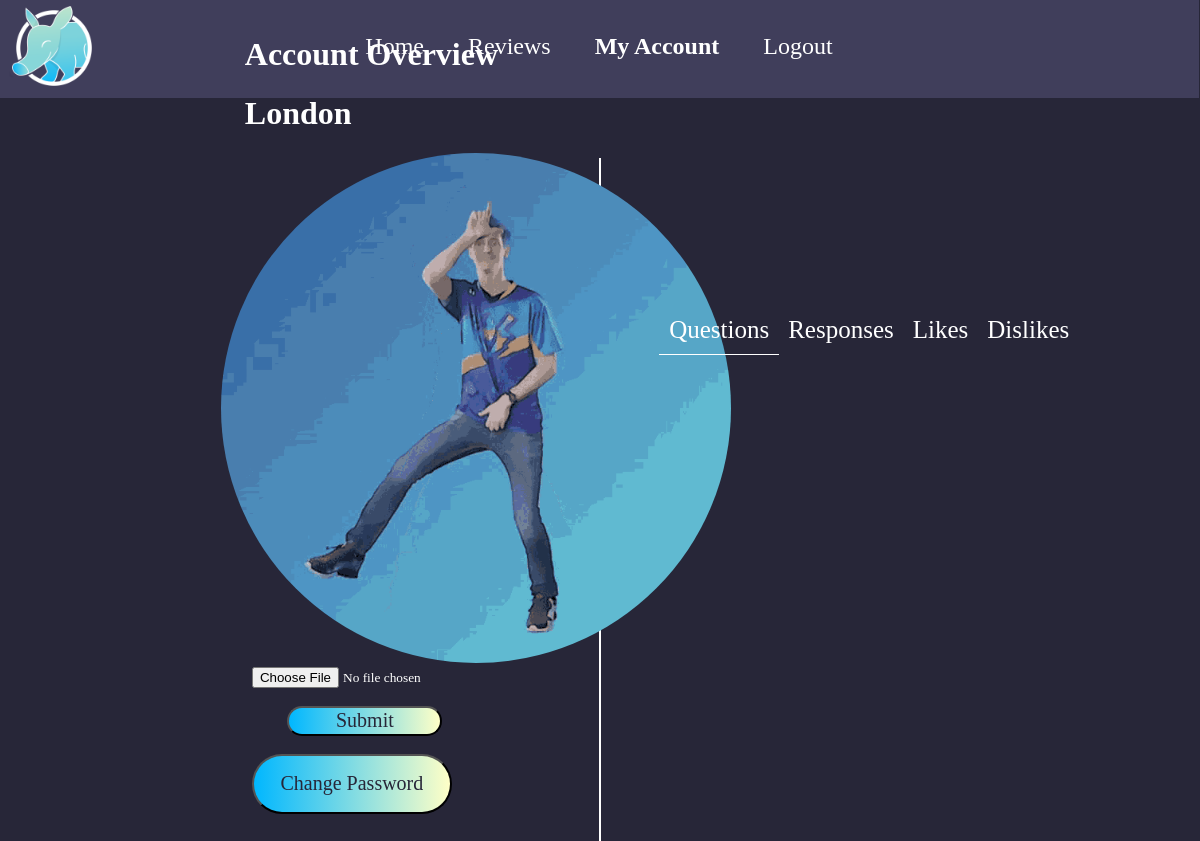
Screenshot of /profile (signed in) with the database file from the repository.
### models.py (models this page shows, shortened)
class User(db.Model):
    id = db.Column("id", db.Integer, primary_key=True)
    name = db.Column("name", db.String(100))
    email = db.Column("email", db.String(100))
    password = db.Column("password", db.String(50), nullable=False)
    registered_on = db.Column(db.DateTime, nullable=False)
    questions = db.relationship("Question", backref="user", lazy=True)
    comments = db.relationship("Comment", backref="user", lazy=True)
    filename = db.Column("filename", db.String(150), nullable=False, server_default='LDance.gif')
    liked = db.relationship("Like", foreign_keys="Like.user_id", backref="user", lazy='dynamic')

### routing.py (the view)
@app.route('/profile')
def profile():
    if session.get('user'):
        my_user = db.session.query(User).filter_by(id=session['user_id'])
        my_questions = db.session.query(Question).filter(Question.user_id == session['user_id']).all()
        my_comments = db.session.query(Comment).filter(Comment.user_id == session['user_id']).all()
        return render_template('profile.html', questions=my_questions, comments=my_comments,
                               user_id=my_user, user=session['user'])
    else:
        return redirect(url_for('login'))

### templates/profile.html (shortened to what this page needs)
<!DOCTYPE html>
<html lang="en">
    <head>
        <link rel="stylesheet" type="text/css" href="{{ url_for('static', filename='css/style.css') }}" />
    </head>
    <body class="profileBody">
        <div class="header">
            <a href="{{ url_for('questions') }}">
                <img src="../static/Images/AardvarkLogo.png" alt="Aardvark Answers Logo" class="logo">
            </a>
            <div class="navLinks">
                <a href="{{ url_for('questions') }}">
                    <h2 class="nav">Home</h2>
                </a>&nbsp;&nbsp;&nbsp;&nbsp;&nbsp;&nbsp;&nbsp;&nbsp;&nbsp;
                <a href="{{ url_for('reviews') }}">
                    <h2 class="nav">Reviews</h2>
                </a>&nbsp;&nbsp;&nbsp;&nbsp;&nbsp;&nbsp;&nbsp;&nbsp;&nbsp;
                <a href="{{ url_for('profile') }}">
                    <h2 class="navCurrent">My Account</h2>
                </a>&nbsp;&nbsp;&nbsp;&nbsp;&nbsp;&nbsp;&nbsp;&nbsp;&nbsp;
                <a href="{{ url_for('logout') }}">
                    <h2 class="nav">Logout</h2>
                </a>
            </div>
        </div>
        <div class="wrapper">
        </div>
        <div class="leftSide">
            <h1>Account Overview</h1>
            <h1>{% if user %}{{ user }}{% endif %}</h1>
                {% for user in user_id %}
                    <img src="{{ url_for('static', filename='Images/' + user.filename) }}" class="profilePic" alt="Profile Picture">
                {% endfor %}
            <form action="{{ url_for('uploadProfileImage') }}" method="POST" enctype="multipart/form-data" >
                <input type="file" name="file" id="imgUpload" accept="image/png, image/jpeg, image/jpg, image/gif" class="custom-file-input"></span>
                <input type="submit" id="imgUpload">
            </form>
            <form action="{{ url_for('register', user_id=user_id) }}" method="GET">
                <button class="profileButton">Change Password</button>
            </form>
        </div>
        <div class="rightSide">
            <div class="tabs">
                <div class="tab">
                    <label for="tab-1" class="tab">Questions</label>
                    <div class="content">
                    </div>
                </div>
                <div class="tab">
                    <label for="tab-2" class="tab">Responses</label>
                    <div class="content">
                    </div>
                </div>
                <div class="tab">
                    <label for="tab-3" class="tab">Likes</label>
                    <div class="content">
                    </div>
                </div>
                <div class="tab">
                    <label for="tab-4" class="tab">Dislikes</label>
                    <div class="content">
                    </div>
                </div>
            </div>
        </div>
    </body>
</html>

### static/css/style.css (style rules this page uses)
body { background-color: #272638; }
.logo { display: block; margin-top: 5px; margin-left: 5px; margin-right: auto; max-width: 100px; max-height: 100px; position: relative; }
.header { width: 100vw; height: 100px; background-color: #403e5b; margin-left: -9px; margin-top: -10px; }
.nav { display: inline; color: white; font-weight: normal; font-family: fontLight; }
.navLinks { position: relative; margin-top: -65px; color: white; text-align-last: center; }
.navCurrent { display: inline; color: white; font-family: fontBold; }
.wrapper { height: 90vh; }
.leftSide { margin-top: -90vh; margin-left: 20%; color: white; font-family: fontLight; width: 30%; }
.rightSide { margin-top: -45%; margin-left: 55%; position:relative; color: white; font-family: fontLight; }
.profilePic { position: relative; width: 510px; height: 510px; border-radius: 50%; margin-left: -2vw; }
.leftSide h2, input { margin-left: -5%; }
a { text-decoration: none; color: white; }
.wrapper { position: relative; }
.profileButton { display: block; background: linear-gradient(to right, #00b7ff, #ffffc7); position: relative; margin-right: auto; margin-left: 2%; margin-top: 0%; border-radius: 40px; color: #272638; height: 3%; width: 12.5%; outline: white; font-family: fontBold; font-size: 20px; height: 60px; width: 200px; cursor: pointer; }
.tabs { position: relative; min-height: 200px; clear: both; margin: 25px 0; }
.tab { float: left; }
.tab label { background: #272638; padding: 10px; margin-left: -1px; position: relative; left: 1px; }
.content { position: absolute; top: 50px; left: 0; background: inherit; right: 0; bottom: 0; padding: 20px; }
[type=radio]:checked ~ label { background: inherit; border-bottom: 1px solid white; z-index: 2; font-family: fontBold; }
[type=radio]:checked ~ label ~ .content { z-index: 1; }
.tab { font-family: fontLight; font-size: 25px; }
#imgUpload { position: relative; }
.custom-file-input { margin-left: 2%; font-family: fontLight; display: inline-block; cursor: pointer; }
input[type="submit"] { display: block; margin-right: auto; margin-left: 12%; margin-top: 5%; margin-bottom: 5%; background: linear-gradient(to right, #00b7ff, #ffffc7); border-radius: 40px; color: #272638; height: 30px; width: 155px; outline: white; font-family: fontBold; font-size: 20px; }

### rows the page displays
User: name "London", filename (picture)
